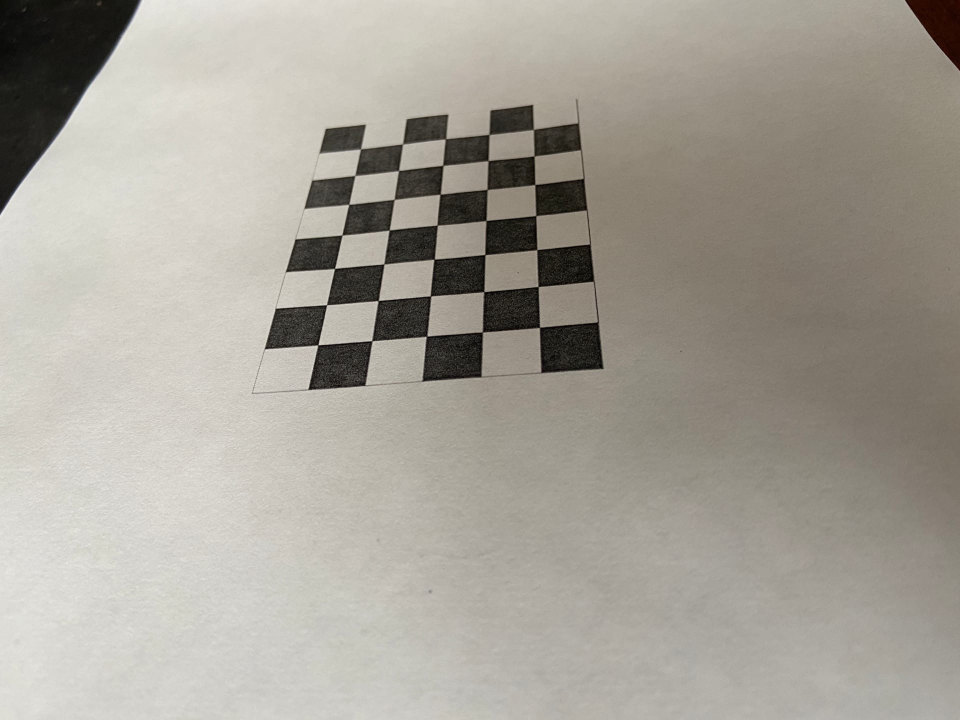
//> input picture FinalWork/images/1.jpg, 1920 x 1440 px (shown at 1/2 size); its folder holds 4 pictures in this run
$ ./FinalProject   (built with g++ and OpenCV 4)
//> lines starting //> are read from the running program, lines starting //| are printed output that depends on the picture; after the words box and inside, x2 and y2 are one past the last pixel; in counts of white or black regions, pixels touching at a corner belong together; pictures that were not available may be replaced by others from this repository, and a replacement may not be noted
#include "opencv2/opencv.hpp"
#include <iostream>

using namespace cv;
using namespace std;

const double QRSideLength = 105.0;
Size windowSize;
Size plainSize (600,600);

vector<Point> trajectory_points;
vector<Point2f> imagePoints;

Mat intrinsics ((Mat1d(3, 3) << 1509.713490619002, 0, 699.3177375561561,
                                0, 646.92684674, 247.13654762,
                                0, 0, 1));
Mat distCoeffs ((Mat1d(1, 5) << 0.1486271150215541, -0.6491785880834027, 1.710689337182047e-05, -0.005221251049022714, -0.1356788841394454));

void drawPoints(Mat& frame, vector<Point2f> imgPoints);
void recogniseStickersByThreshold(Mat &frame);
void homo(Mat &frame);
void getWorldCoordinates(Mat &frame);
void drawPlainTrajectory(Point3f realPoint);
bool goodPoint(Point camera_pos);

void calibration()
{
    int CHECKERBOARD[2] = {7,5};
    // Создание вектора для хранения векторов 3D точек для каждого изображения шахматной доски
    vector<vector<Point3f>> objpoints;
    // Создание вектора для хранения векторов 2D точек для каждого изображения шахматной доски
    vector<vector<Point2f>> imgpoints;

    // Определение мировых координат для 3D точек
    vector<Point3f> objp;

    for (int i=0;i<CHECKERBOARD[1];i++)
        for (int j=0;j<CHECKERBOARD[0];j++)
            objp.push_back(Point3f(j,i,0));

    Mat frame,gray;
    vector<Point2f> corner_pts;
    bool success;

    vector<String> images;
    string path = "./images/";
    glob(path, images);

    for(int i=0; i<images.size(); i++)
    {
        frame = imread(images[i]);
//> frame is the input picture: 1440 rows x 1920 cols, CV_8UC3; mean B, G, R 152.2, 161.5, 165.9
        cvtColor(frame,gray,COLOR_BGR2GRAY);

        success = findChessboardCorners(gray, Size(CHECKERBOARD[0], CHECKERBOARD[1]), corner_pts, CALIB_CB_ADAPTIVE_THRESH | CALIB_CB_FAST_CHECK | CALIB_CB_NORMALIZE_IMAGE);
//> success = true; corner_pts = 35 Points (x, y), first 12: [1068.7, 258.3], [1070.2, 313.7], [1069, 371.1], [1073.5, 433], [1072.7, 500.7], [1075.6, 572.8], [1078.1, 656.3], [978.5, 269], [975, 323], [972.9, 377.9], [971.1, 442.9], [969.1, 508.8]

        if(success)
        {
            TermCriteria criteria(TermCriteria::EPS | TermCriteria::COUNT, 30, 0.001);
            cornerSubPix(gray,corner_pts,Size(11,11), Size(-1,-1),criteria);
//> corner_pts = 35 Points (x, y), first 12: [1067.4, 259.5], [1068.5, 312.5], [1070.1, 369.7], [1072, 431.9], [1074, 499.7], [1076.6, 573.7], [1079.3, 655], [978.5, 269.5], [976.6, 322], [974.7, 379.6], [972.4, 441.7], [970.4, 509.7]
            objpoints.push_back(objp);
            imgpoints.push_back(corner_pts);
//> imgpoints = 1 point lists
        }

    }
//> pass 2 of the loop in calibration, `for(int i=0; i<images.size(); i++)`:
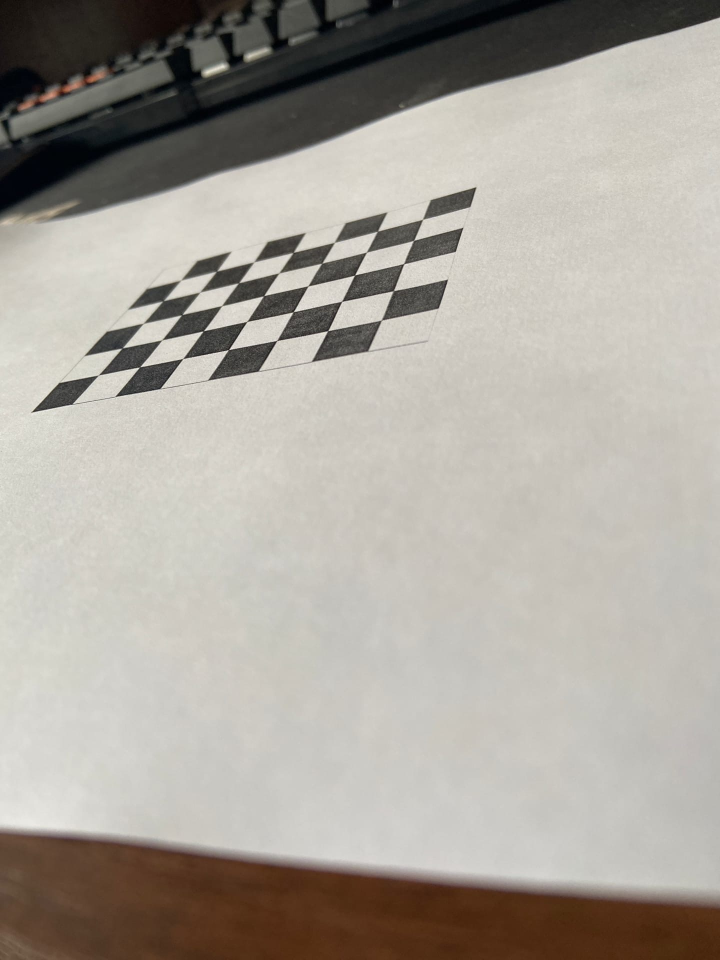
//> input picture FinalWork/images/2.jpg, 1440 x 1920 px (shown at 1/2 size)
//> in calibration, frame is the input picture: 1920 rows x 1440 cols, CV_8UC3; mean B, G, R 155.2, 163.4, 168.6
//> in calibration, `cvtColor(frame,gray,COLOR_BGR2GRAY);`:
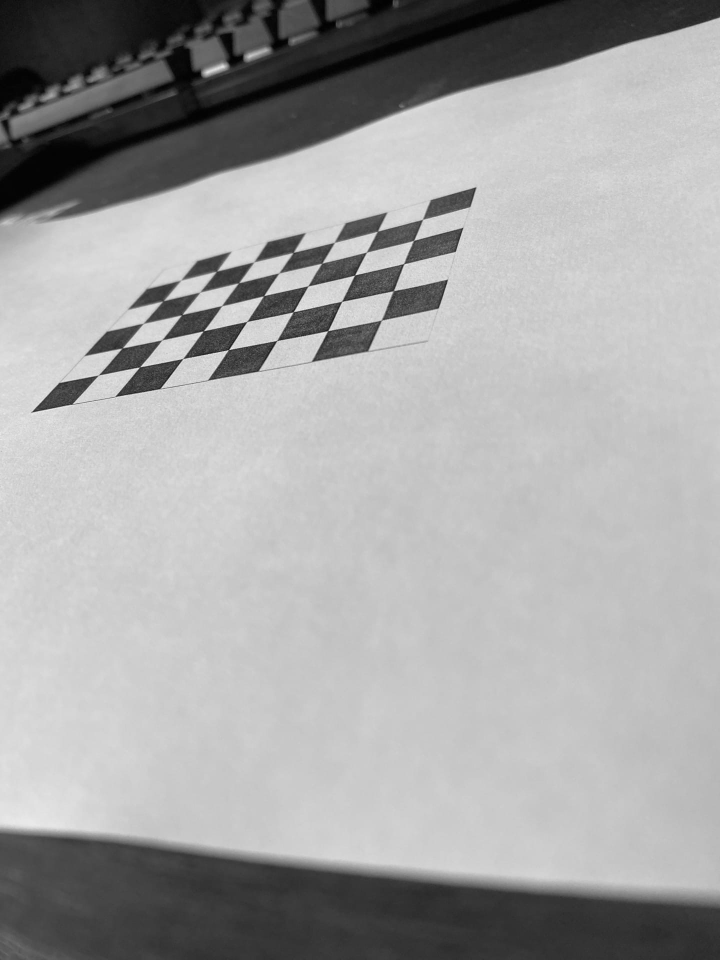
//> gray: 1920 rows x 1440 cols, CV_8UC1 (shown at 1/2 size); min 0, max 249, mean 164
//> in calibration, `success = findChessboardCorners(gray, Size(CHECKERBOARD[0], CHECKERBOA..`: corner_pts = 35 Points (x, y), first 12: [762.8, 641.5], [656.3, 661.3], [553.9, 681.3], [457.5, 699.5], [366.3, 717.4], [280, 734.3], [196.9, 750.8], [787.7, 581.5], [683.8, 603.2], [587.2, 623.7], [493.9, 643.8], [406.4, 662.7]
//> in calibration, `cornerSubPix(gray,corner_pts,Size(11,11), Size(-1,-1),criteria);`: corner_pts = 35 Points (x, y), first 12: [763.2, 640.7], [655.8, 661.9], [554.2, 681.4], [457.4, 699.6], [366.3, 717.5], [279.8, 734.3], [197.3, 750.5], [786.9, 581.9], [684, 603.1], [586.7, 624.2], [494.2, 643.5], [406.9, 662.3]
//> imgpoints = 2 point lists
//> pass 3 of the loop in calibration, `for(int i=0; i<images.size(); i++)`:
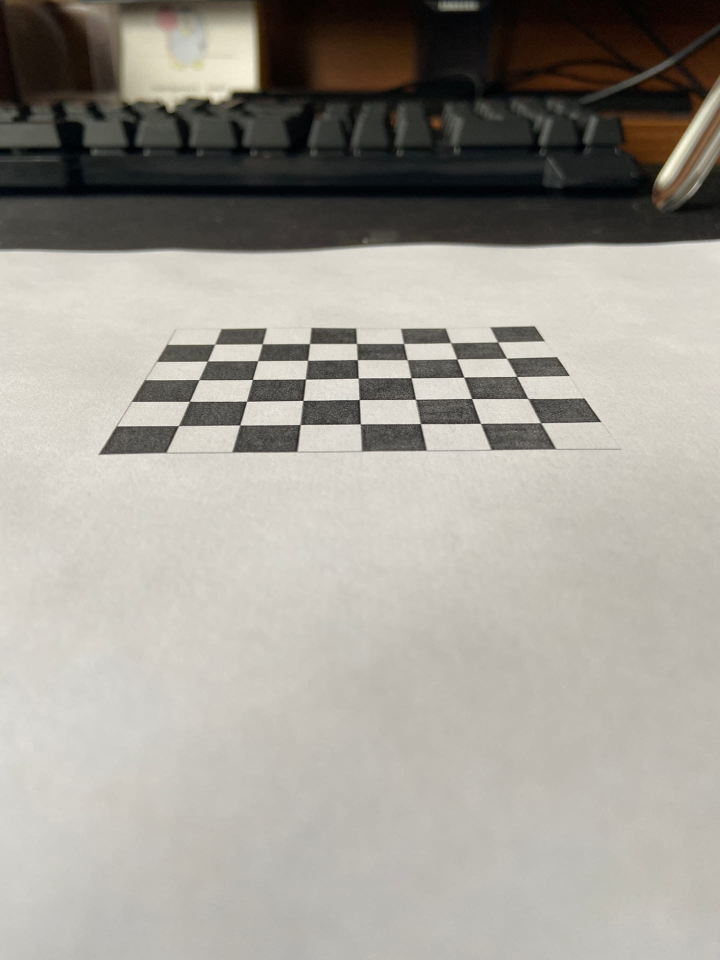
//> input picture FinalWork/images/3.jpg, 1440 x 1920 px (shown at 1/2 size)
//> in calibration, frame is the input picture: 1920 rows x 1440 cols, CV_8UC3; mean B, G, R 148.8, 156.7, 160.5
//> in calibration, `cvtColor(frame,gray,COLOR_BGR2GRAY);`:
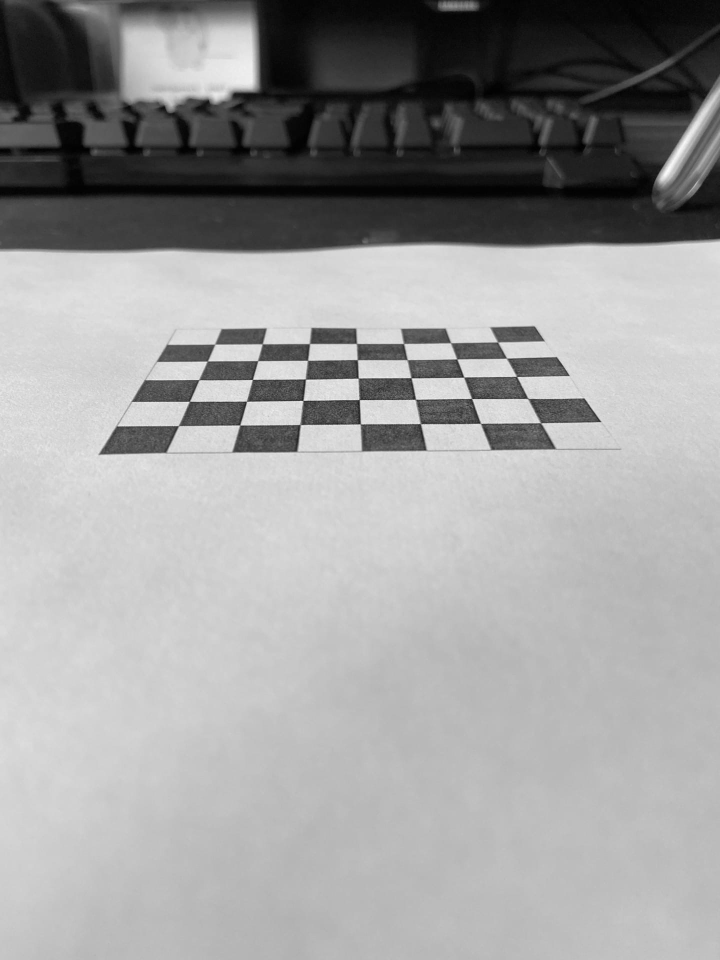
//> gray: 1920 rows x 1440 cols, CV_8UC1 (shown at 1/2 size); min 0, max 253, mean 156.9
//> in calibration, `success = findChessboardCorners(gray, Size(CHECKERBOARD[0], CHECKERBOA..`: corner_pts = 35 Points (x, y), first 12: [1081.7, 846.7], [961.5, 847], [841.3, 848], [720.9, 848.3], [601, 849.6], [480, 850.4], [357.3, 852.2], [1056.4, 797.4], [943.5, 797.3], [831.3, 798.9], [718.5, 799.5], [606, 801.4]
//> in calibration, `cornerSubPix(gray,corner_pts,Size(11,11), Size(-1,-1),criteria);`: corner_pts = 35 Points (x, y), first 12: [1081.5, 845.8], [961.5, 847.2], [841.2, 847.7], [721, 848.4], [600.8, 849.5], [479.9, 850.5], [357.4, 851.6], [1056.3, 797.5], [943.7, 797.5], [831.3, 798.9], [718.7, 799.6], [606.3, 801.2]
//> imgpoints = 3 point lists
//> the loop made 4 passes; the first 3 are shown
    Mat R,T;
    calibrateCamera(objpoints, imgpoints, Size(gray.rows,gray.cols), intrinsics, distCoeffs, R, T);
    cout << "Matrix: " << intrinsics << endl;
    cout << "distCoeffs: " << distCoeffs << endl;
}

// [6 lines left out: function drawPoints, not called in this run]

void recogniseStickersByThreshold(Mat &frame)
{
    Mat k = getStructuringElement(MORPH_RECT, Size(7,7));

    Mat mask1(frame.size(),CV_8U);
    cvtColor(frame, mask1, COLOR_BGR2GRAY);
    threshold(mask1, mask1, 180, 255, THRESH_BINARY);
    morphologyEx(mask1, mask1, MORPH_CLOSE, k, Point(-1, -1), 3);

    Mat mask2(frame.size(),CV_8U);
    cvtColor(frame, mask2, COLOR_BGR2GRAY);
    GaussianBlur(mask2, mask2, Size(9,9), 1.0);
    adaptiveThreshold(mask2, mask2, 255, ADAPTIVE_THRESH_GAUSSIAN_C, THRESH_BINARY_INV, 11,5);
    morphologyEx(mask2, mask2, MORPH_CLOSE, k, Point(-1, -1), 3);

    Mat mask(frame.size(),CV_8U);
    bitwise_and(mask1, mask2, mask);

    vector<vector<Point>> contours;
    vector<Vec4i> hierarchy;
    findContours(mask, contours, hierarchy, RETR_EXTERNAL, CHAIN_APPROX_SIMPLE);

    size_t biggest_contour = -1;
    size_t max_area = 0;
    for(size_t i = 0; i < contours.size(); i++)
    {
        size_t cur_area = contourArea(contours[i]);
        if (cur_area > max_area)
        {
            biggest_contour = i;
            max_area = cur_area;
        }
    }

    if (biggest_contour != -1)
    {
        double epsilon = 0.05*arcLength(contours[biggest_contour], true);
        approxPolyDP(contours[biggest_contour], contours[biggest_contour], epsilon, true);

        imagePoints.clear();
        if (contours[biggest_contour].size() != 4) return;

        imagePoints.push_back(contours[biggest_contour][0]);
        imagePoints.push_back(contours[biggest_contour][1]);
        imagePoints.push_back(contours[biggest_contour][2]);
        imagePoints.push_back(contours[biggest_contour][3]);
        //drawPoints(frame , imagePoints);
        homo(frame);
    }
}

// [144 lines left out: functions homo, getWorldCoordinates, goodPoint, drawPlainTrajectory, not called in this run]


int main()
{
    calibration();
    VideoCapture cap("sample3.mp4");

    if (!cap.isOpened()) return -1;

    Mat frame;
    bool flag = cap.read(frame);

    if (flag) windowSize = frame.size();
//> windowSize = Size(1920, 1440)

    namedWindow("MyVideo",WINDOW_AUTOSIZE); //create a window called "MyVideo"
    while(1)
    {
        flag = cap.read(frame);
        if (!flag) break;

        recogniseStickersByThreshold(frame);
//> in recogniseStickersByThreshold, `threshold(mask1, mask1, 180, 255, THRESH_BINARY);`:
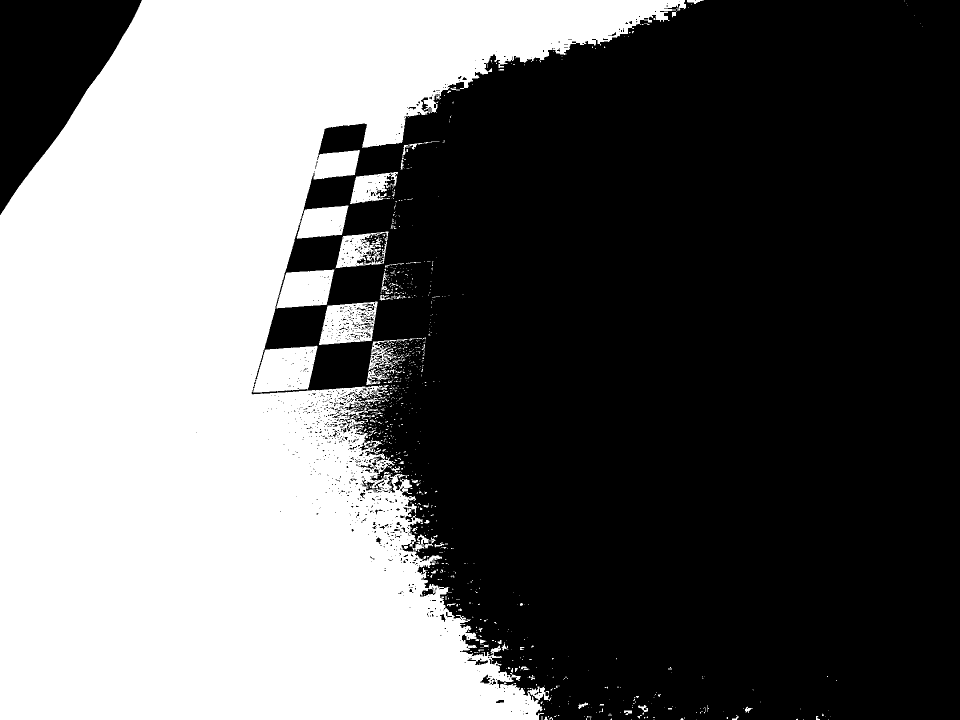
//> mask1: 1440 rows x 1920 cols, CV_8UC1 (shown at 1/2 size); 40.8% white; 872 white regions (784 under 20 px), largest, box (x1, y1, x2, y2) and area: (0, 0, 1372, 1440) 1090910, (638, 603, 756, 690) 6921, (553, 539, 669, 617) 6857
//> in recogniseStickersByThreshold, `morphologyEx(mask1, mask1, MORPH_CLOSE, k, Point(-1, -1), 3);`:
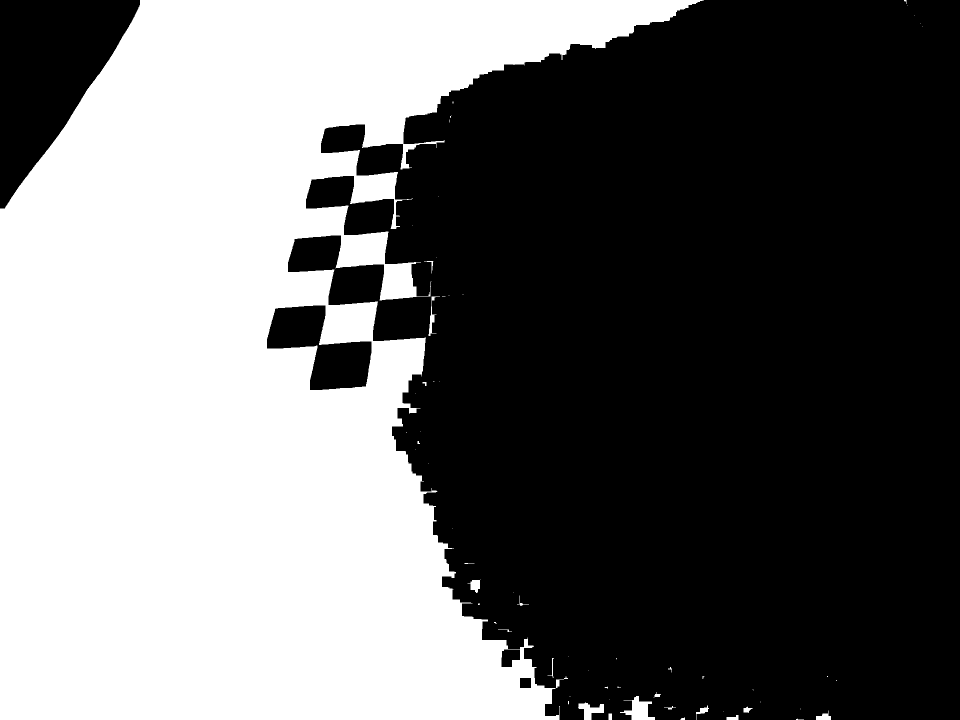
//> mask1: 1440 rows x 1920 cols, CV_8UC1 (shown at 1/2 size); 42.9% white; 66 white regions (42 under 20 px), largest, box (x1, y1, x2, y2) and area: (0, 0, 1408, 1440) 1179806, (1240, 1392, 1310, 1440) 1596, (1156, 1405, 1208, 1440) 928
//> in recogniseStickersByThreshold, `adaptiveThreshold(mask2, mask2, 255, ADAPTIVE_THRESH_GAUSSIAN_C, THRES..`:
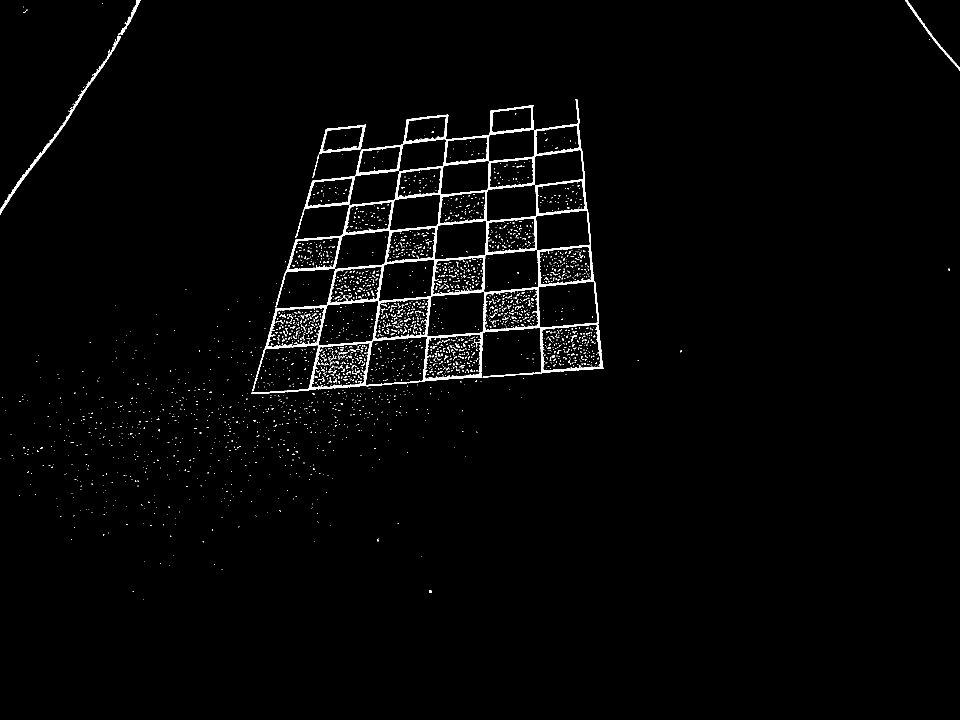
//> mask2: 1440 rows x 1920 cols, CV_8UC1 (shown at 1/2 size); 1.9% white; 2740 white regions (2673 under 20 px), largest, box (x1, y1, x2, y2) and area: (503, 198, 1208, 788) 33887, (0, 72, 242, 430) 2053, (625, 249, 732, 356) 1150
//> in recogniseStickersByThreshold, `morphologyEx(mask2, mask2, MORPH_CLOSE, k, Point(-1, -1), 3);`:
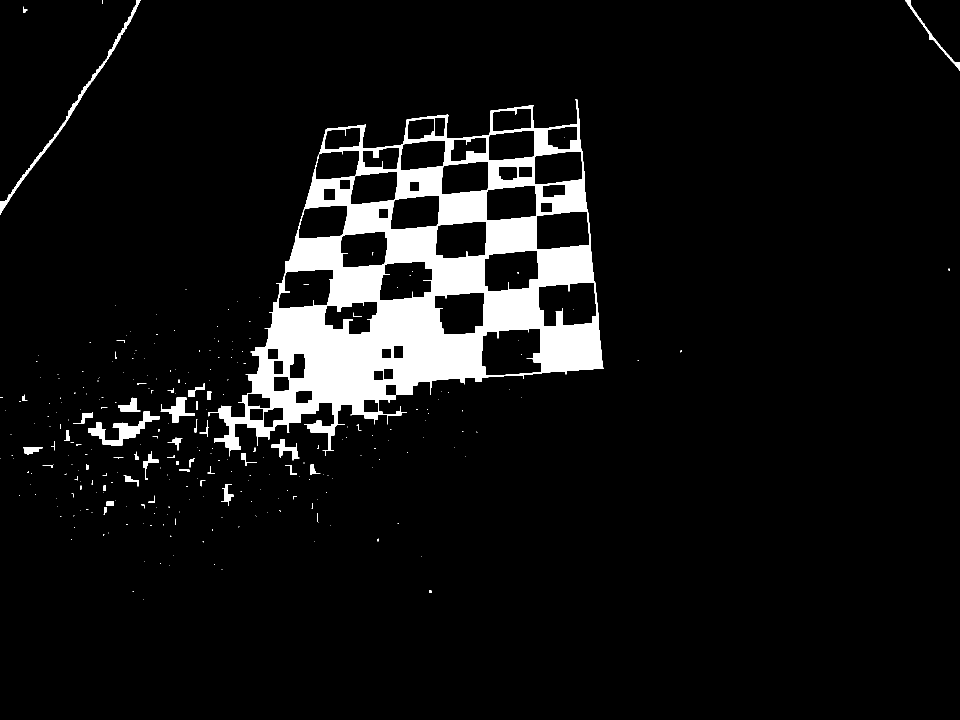
//> mask2: 1440 rows x 1920 cols, CV_8UC1 (shown at 1/2 size); 7.2% white; 276 white regions (227 under 20 px), largest, box (x1, y1, x2, y2) and area: (417, 198, 1208, 913) 183824, (0, 0, 282, 430) 2869, (177, 823, 319, 892) 2760
//> in recogniseStickersByThreshold, `bitwise_and(mask1, mask2, mask);`:
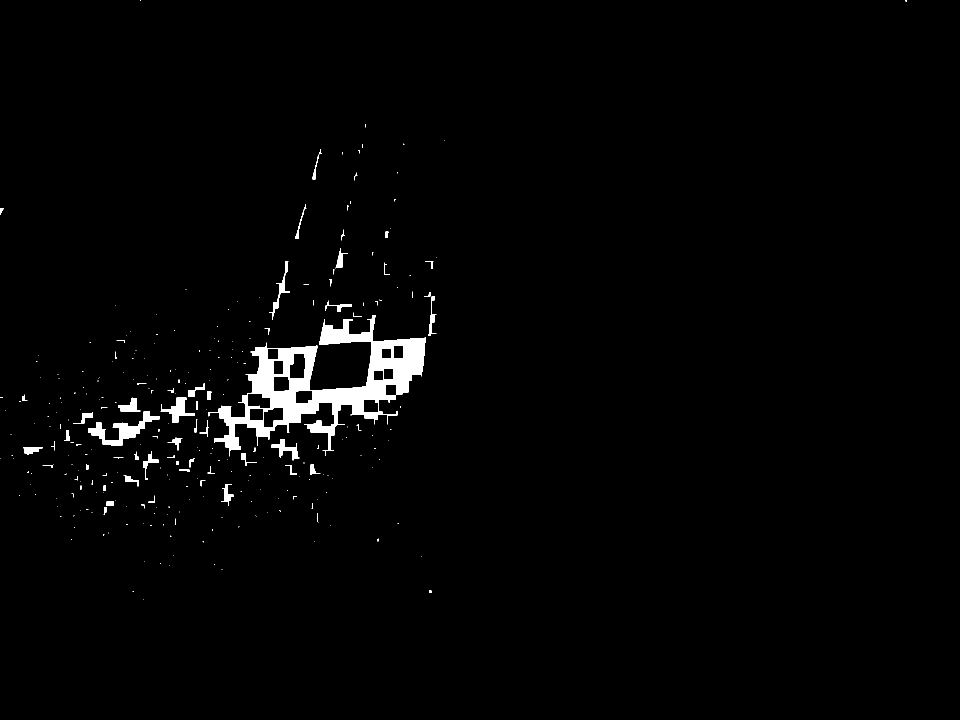
//> mask: 1440 rows x 1920 cols, CV_8UC1 (shown at 1/2 size); 1.7% white; 283 white regions (221 under 20 px)
//> in recogniseStickersByThreshold, `findContours(mask, contours, hierarchy, RETR_EXTERNAL, CHAIN_APPROX_SI..`: contours = 283 contours, 242 with area under 20; largest, box (x1, y1, x2, y2) and area: (417, 630, 852, 913) 41606, (177, 823, 319, 892) 2504, (321, 795, 390, 845) 1087, (543, 878, 599, 921) 678, (236, 795, 281, 823) 583
//> the loop in recogniseStickersByThreshold, `for(size_t i = 0; i < contours.size(); i++)` made 283 passes
//> (cur_area, max_area) on passes 43, 50, 71, 140, 161, 238: (46, 46), (112, 112), (333, 333), (678, 678), (2504, 2504), (41605, 41605)
//> after the loop in recogniseStickersByThreshold, `for(size_t i = 0; i < contours.size(); i++)`: biggest_contour = 237; max_area = 41605
//> in recogniseStickersByThreshold, `double epsilon = 0.05*arcLength(contours[biggest_contour], true);`: epsilon = 152.2
//> in recogniseStickersByThreshold, `approxPolyDP(contours[biggest_contour], contours[biggest_contour], eps..`: contours = 283 contours, 243 with area under 20; largest, box (x1, y1, x2, y2) and area: (177, 823, 319, 892) 2504, (321, 795, 390, 845) 1087, (543, 878, 599, 921) 678, (236, 795, 281, 823) 583, (538, 523, 580, 640) 514

        imshow("MyVideo", frame); //show the frame in "MyVideo" window
        if(waitKey(30) == 27)  break;
//> the Esc key is pressed
    }
    return 0;
}
